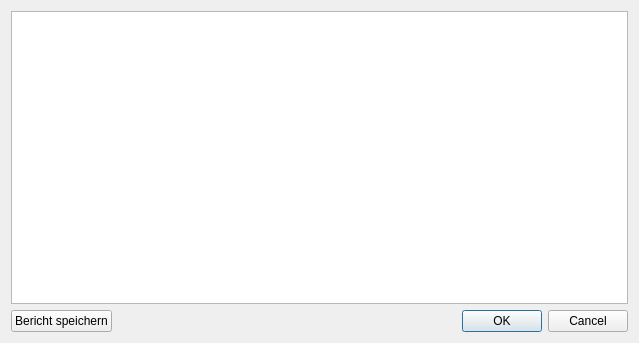
<?xml version="1.0" encoding="UTF-8"?>
<ui version="4.0">
 <class>statisticswindow</class>
 <widget class="QDialog" name="statisticswindow">
  <property name="geometry">
   <rect>
    <x>0</x>
    <y>0</y>
    <width>639</width>
    <height>343</height>
   </rect>
  </property>
  <property name="windowTitle">
   <string>Dialog</string>
  </property>
  <layout class="QVBoxLayout" name="verticalLayout">
   <item>
    <widget class="QTableView" name="tvStatistics"/>
   </item>
   <item>
    <layout class="QHBoxLayout" name="horizontalLayout">
     <item>
      <widget class="QPushButton" name="pbReport">
       <property name="text">
        <string>Bericht speichern</string>
       </property>
      </widget>
     </item>
     <item>
      <widget class="QDialogButtonBox" name="buttonBox">
       <property name="orientation">
        <enum>Qt::Horizontal</enum>
       </property>
       <property name="standardButtons">
        <set>QDialogButtonBox::Cancel|QDialogButtonBox::Ok</set>
       </property>
      </widget>
     </item>
    </layout>
   </item>
  </layout>
 </widget>
 <resources/>
 <connections>
  <connection>
   <sender>buttonBox</sender>
   <signal>accepted()</signal>
   <receiver>statisticswindow</receiver>
   <slot>accept()</slot>
   <hints>
    <hint type="sourcelabel">
     <x>248</x>
     <y>254</y>
    </hint>
    <hint type="destinationlabel">
     <x>157</x>
     <y>274</y>
    </hint>
   </hints>
  </connection>
  <connection>
   <sender>buttonBox</sender>
   <signal>rejected()</signal>
   <receiver>statisticswindow</receiver>
   <slot>reject()</slot>
   <hints>
    <hint type="sourcelabel">
     <x>316</x>
     <y>260</y>
    </hint>
    <hint type="destinationlabel">
     <x>286</x>
     <y>274</y>
    </hint>
   </hints>
  </connection>
 </connections>
</ui>
